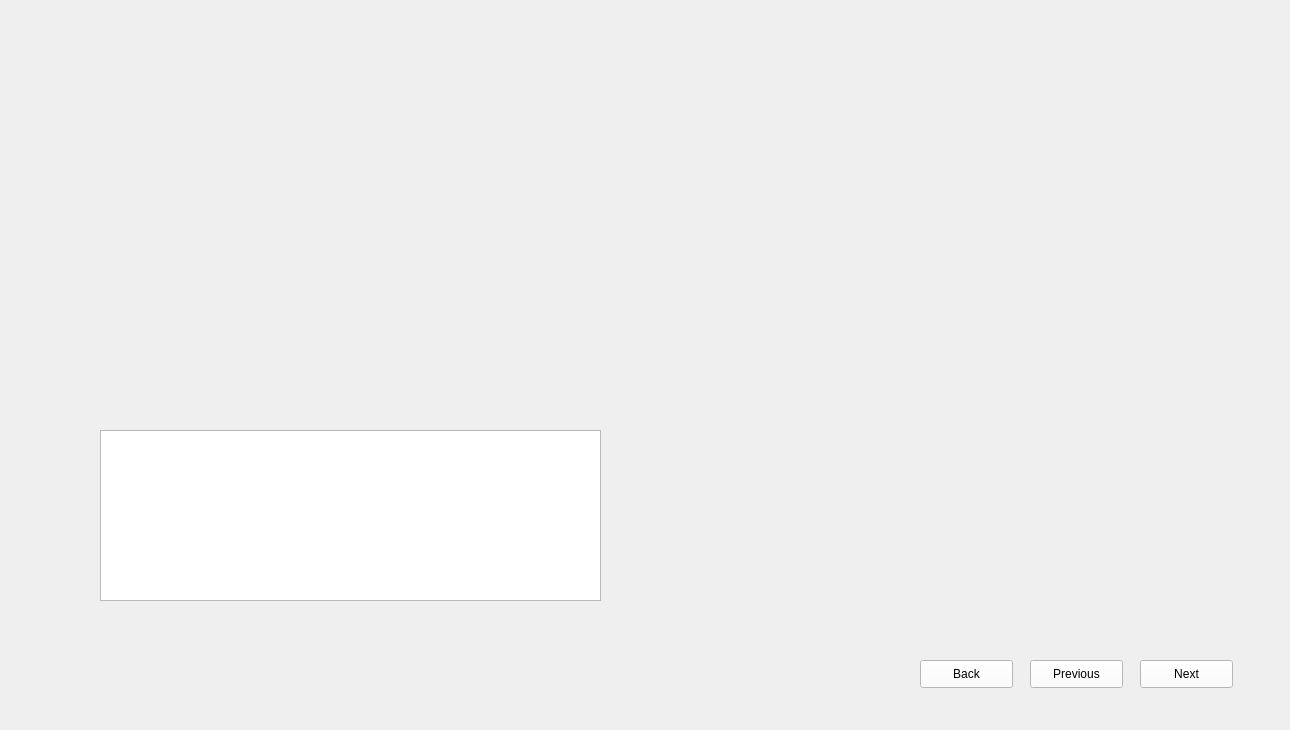
<?xml version="1.0" encoding="UTF-8"?>
<ui version="4.0">
 <class>Form</class>
 <widget class="QWidget" name="Form">
  <property name="geometry">
   <rect>
    <x>0</x>
    <y>0</y>
    <width>1290</width>
    <height>730</height>
   </rect>
  </property>
  <property name="windowTitle">
   <string>Form</string>
  </property>
  <widget class="QLabel" name="label">
   <property name="geometry">
    <rect>
     <x>0</x>
     <y>0</y>
     <width>1290</width>
     <height>730</height>
    </rect>
   </property>
   <property name="sizePolicy">
    <sizepolicy hsizetype="Preferred" vsizetype="Preferred">
     <horstretch>0</horstretch>
     <verstretch>0</verstretch>
    </sizepolicy>
   </property>
   <property name="styleSheet">
    <string notr="true">background-image: url(:/images/images/WI-301610.png);</string>
   </property>
   <property name="text">
    <string/>
   </property>
  </widget>
  <widget class="QTextEdit" name="textEdit_Name">
   <property name="geometry">
    <rect>
     <x>100</x>
     <y>430</y>
     <width>501</width>
     <height>171</height>
    </rect>
   </property>
   <property name="sizePolicy">
    <sizepolicy hsizetype="Fixed" vsizetype="Fixed">
     <horstretch>0</horstretch>
     <verstretch>0</verstretch>
    </sizepolicy>
   </property>
  </widget>
  <widget class="QPushButton" name="pushButton_Next">
   <property name="geometry">
    <rect>
     <x>1140</x>
     <y>660</y>
     <width>93</width>
     <height>28</height>
    </rect>
   </property>
   <property name="styleSheet">
    <string notr="true">QPushButton{
background-color: rgb(255, 255, 255);
height: 35px;
}
QPushButton::hover{
background-color: rgb(0, 0, 255);
}
QPushButton:pressed{
padding-top:7px;
padding-top:7px;
}</string>
   </property>
   <property name="text">
    <string>Next</string>
   </property>
  </widget>
  <widget class="QPushButton" name="pushButton_Previous">
   <property name="geometry">
    <rect>
     <x>1030</x>
     <y>660</y>
     <width>93</width>
     <height>28</height>
    </rect>
   </property>
   <property name="styleSheet">
    <string notr="true">QPushButton{
background-color: rgb(255, 255, 255);
height: 35px;
}
QPushButton::hover{
background-color: rgb(0, 0, 255);
}
QPushButton:pressed{
padding-top:7px;
padding-top:7px;
}</string>
   </property>
   <property name="text">
    <string>Previous</string>
   </property>
  </widget>
  <widget class="QPushButton" name="pushButton_Back">
   <property name="geometry">
    <rect>
     <x>920</x>
     <y>660</y>
     <width>93</width>
     <height>28</height>
    </rect>
   </property>
   <property name="styleSheet">
    <string notr="true">QPushButton{
background-color: rgb(255, 255, 255);
height: 35px;
}
QPushButton::hover{
background-color: rgb(0, 0, 255);
}
QPushButton:pressed{
padding-top:7px;
padding-top:7px;
}</string>
   </property>
   <property name="text">
    <string>Back</string>
   </property>
  </widget>
 </widget>
 <resources>
  <include location="D:/ECED4901SYPIIFiles/SNYProject/UI_design/LoginUI_Design/resource.qrc"/>
 </resources>
 <connections/>
</ui>
